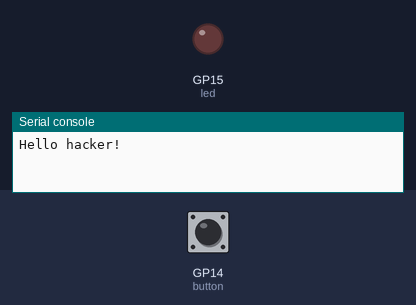
Simulated run of this program. Board: Raspberry Pi Pico running MicroPython. On the bench: output pins drawn as LEDs (lit = HIGH), the last lines printed to the serial console. Wiring (from the project's diagram.json): green button on GP14, red LED on GP15. Dashed ring = blinking. The inputs (shaded band) are chosen by the test bench; at power-on: GP14 (button) HIGH.

Above: at 1.2 s.
1.3 s: GP14 (button) pulled LOW for 1 s
At 1.43 s:
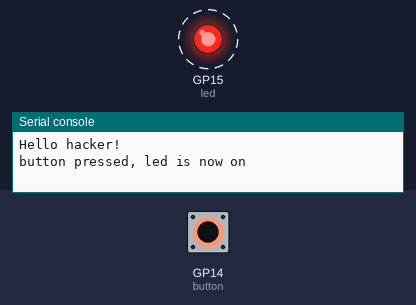
3.8 s: GP14 (button) pulled LOW for 0.15 s
At 5.0 s:
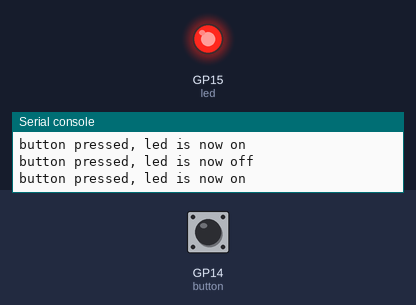
5.4 s: GP14 (button) pulled LOW for 3.2 s
At 9.5 s:
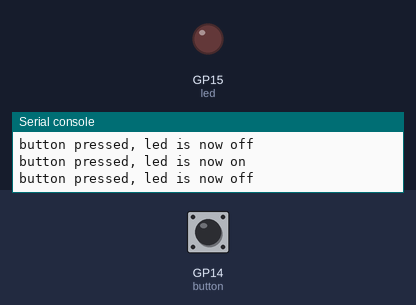
Timing chart, 0 to 11.0 s (numbered marks = the images above; inputs shaded):
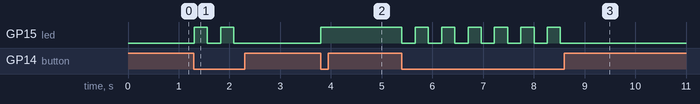

Measured:
- after the input at 1.3 s, GP15 (led): alternates HIGH for 0.26 s and LOW for 0.26 s, 4 changes in all, then stays LOW, starting at once
- after the input at 3.8 s, GP15 (led): LOW → HIGH at once
- after the input at 5.4 s, GP15 (led): alternates HIGH for 0.26 s and LOW for 0.26 s, 13 changes in all, then stays LOW, starting at once

The program:

main.py
```python
from machine import Pin
import time

led = Pin(15, Pin.OUT)
button = Pin(14, Pin.IN, Pin.PULL_UP)

print("Hello hacker!")

while True:
    # The button pulls the pin low when pressed, so a press reads as 0.
    if button.value() == 0:
        led.toggle()
        print("button pressed, led is now", "on" if led.value() else "off")
        time.sleep(0.25)
    time.sleep(0.01)
```
